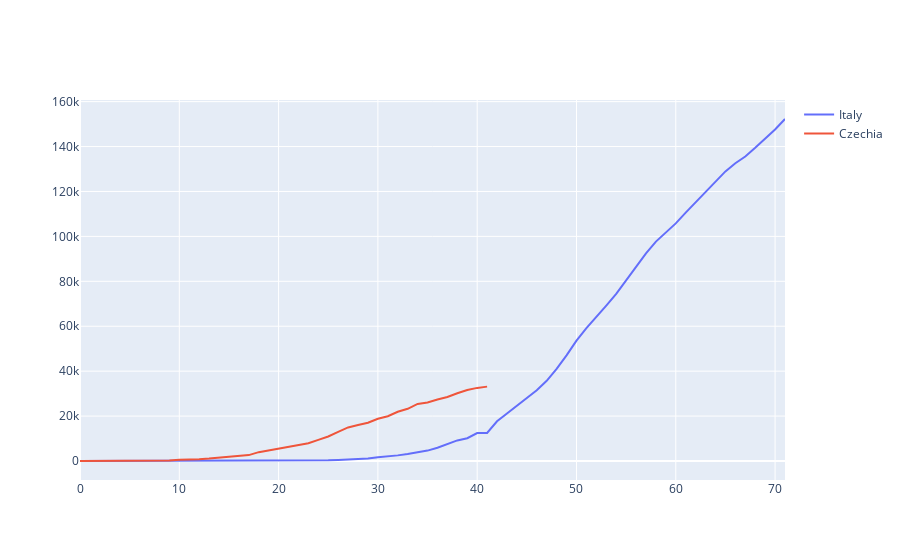

Source (notebook cell):
### Code cell
fig = go.Figure()
fig.add_trace(go.Scatter(y=summary["Italy"],
                    mode='lines',
                   name='Italy'))
fig.add_trace(go.Scatter(y=summary["Czechia"],
                    mode='lines',
                   name='Czechia'))

### Figure 1 — Plotly figure (JSON) as saved in the notebook; plotly's stock layout.template omitted (floating-point values rounded to 4 significant figures)
{"data": [{"mode": "lines", "name": "Italy", "type": "scatter", "y": [2, 2, 2, 2, 2, 2, 2, 3, 3, 3, 3, 3, 3, 3, 3, 3, 3, 3, 3, 3, 3, 20, 62, 155, 229, 322, 453, 655, 888, 1128, 1694, 2036, 2502, 3089, 3858, 4636, 5883, 7375, 9172, 10149, 12462, 12462, 17660, 21157, 24747, 27980, 31506, 35713, 41035, 47021, 53578, 59138, 63927, 69176, 74386, 80589, 86498, 92472, 97689, 101739, 105792, 110574, 115242, 119827, 124632, 128948, 132547, 135586, 139422, 143626, 147577, 152271]}, {"mode": "lines", "name": "Czechia", "type": "scatter", "y": [17.04, 17.04, 28.39, 45.43, 68.15, 102.2, 107.9, 176.0, 176.0, 232.8, 516.8, 533.8, 800.7, 1073.0, 1437.0, 1692.0, 2249.0, 2635.0, 3941.0, 4731.0, 5650.0, 6360.0, 7019.0, 7916.0, 9393.0, 10930.0, 12940.0, 14940.0, 16000.0, 17040.0, 18790.0, 19920.0, 21910.0, 23230.0, 25400.0, 26050.0, 27380.0, 28490.0, 30170.0, 31630.0, 32550.0, 33110.0, null, null, null, null, null, null, null, null, null, null, null, null, null, null, null, null, null, null, null, null, null, null, null, null, null, null, null, null, null, null]}], "layout": {}}
